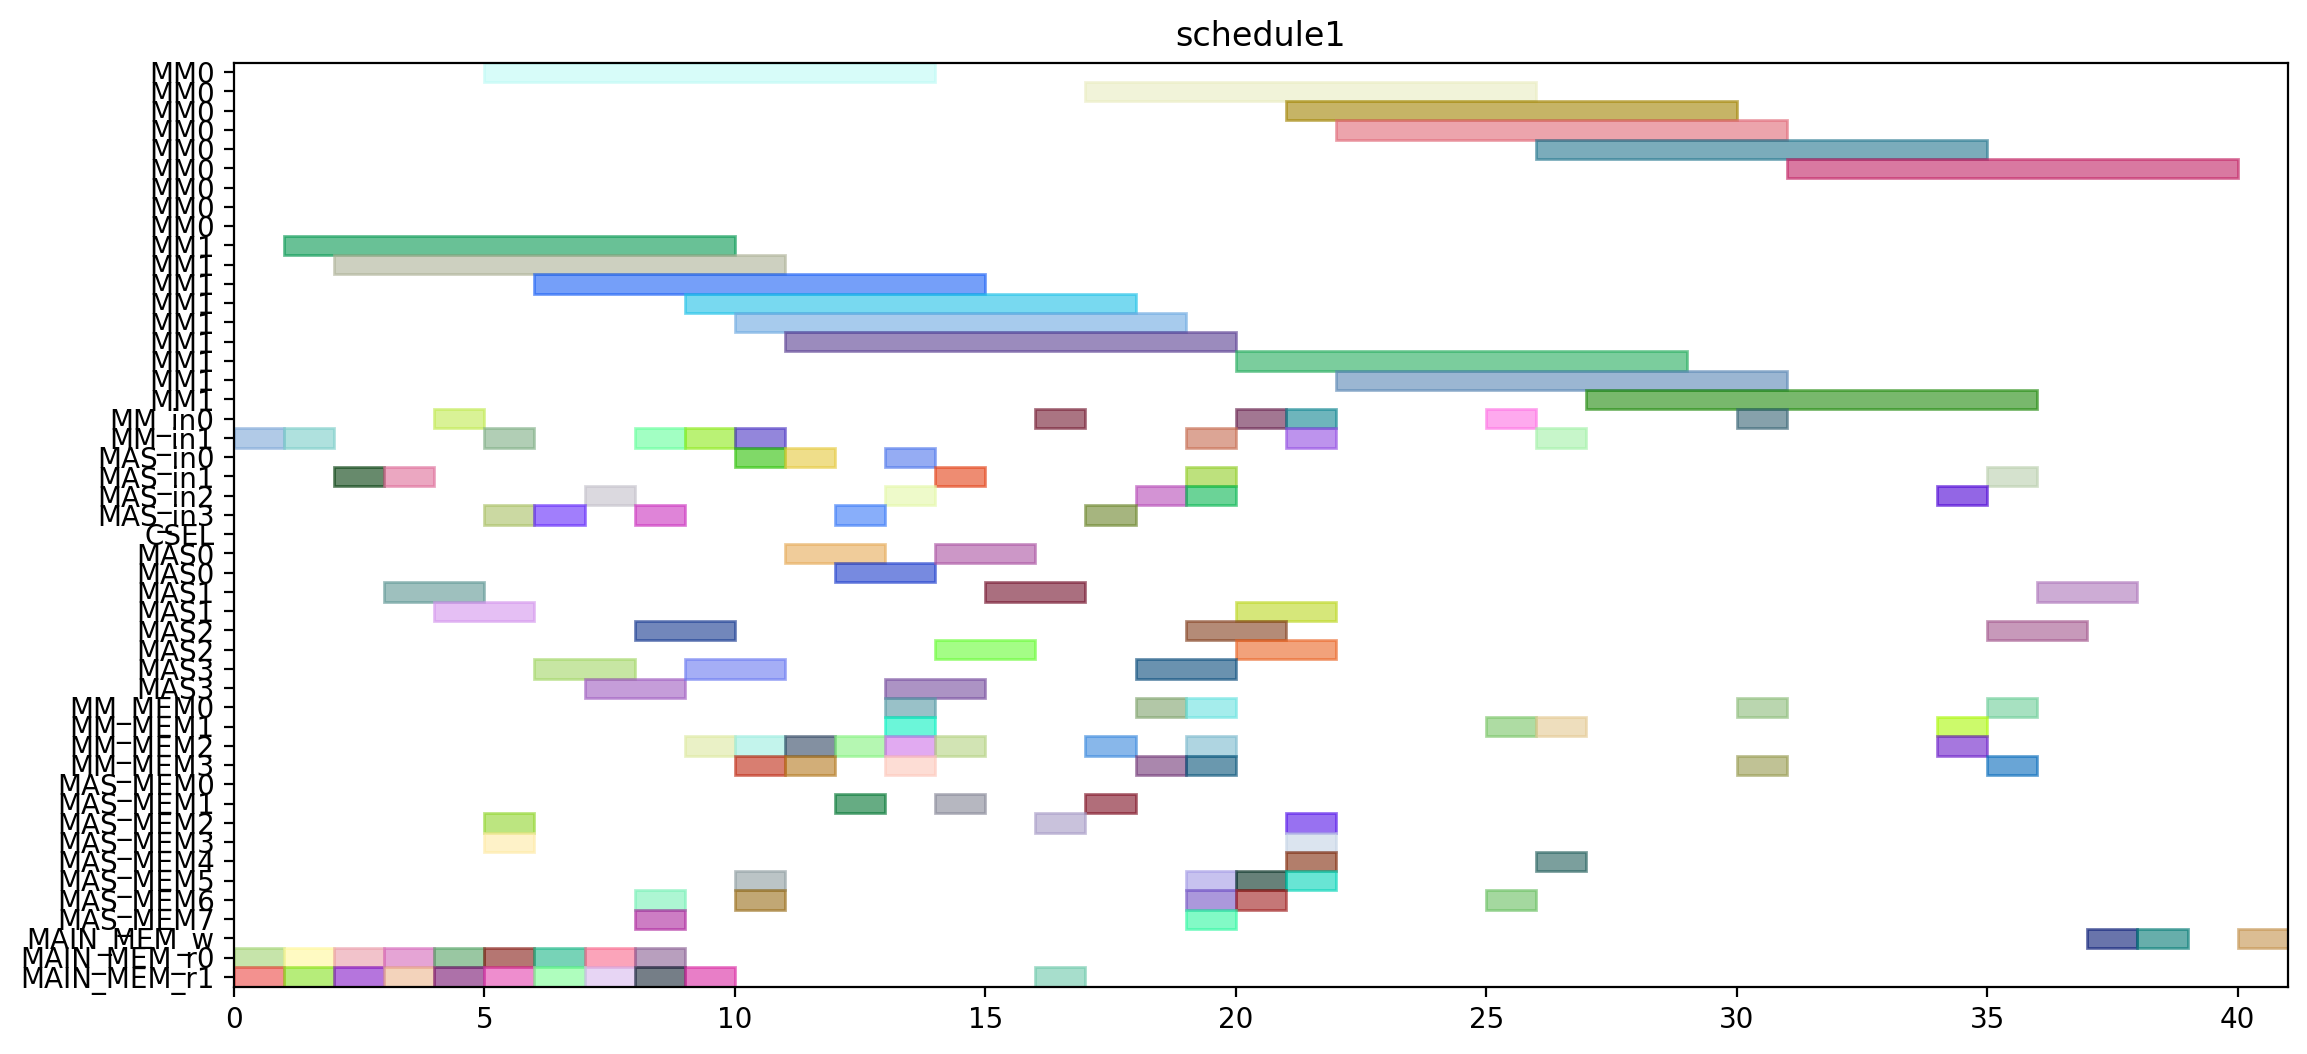

This figure's Python source:
from pyschedule import Scenario, solvers, plotters, alt


def solve():
	horizon = 151
	S = Scenario("schedule1", horizon=horizon)

	# resource
	MM = S.Resources('MM', num=2, size=9)
	MM_in = S.Resources('MM_in', num=2)
	MAS_in = S.Resources('MAS_in', num=4)
	CSEL = S.Resource('CSEL')
	MAS = S.Resources('MAS', num=4, size=2, periods=range(1, horizon))
	MM_MEM = S.Resources('MM_MEM', num=4)
	MAS_MEM = S.Resources('MAS_MEM', num=8)
	MAIN_MEM_w = S.Resource('MAIN_MEM_w', size=1)
	MAIN_MEM_r = S.Resources('MAIN_MEM_r', num=2)

	# result of previous scheduling
	t2_in = S.Task('t2_in', length=1, delay_cost=1)
	S += t2_in >= 0
	t2_in += MM_in[1]

	t2_mem0 = S.Task('t2_mem0', length=1, delay_cost=1)
	S += t2_mem0 >= 0
	t2_mem0 += MAIN_MEM_r[0]

	t2_mem1 = S.Task('t2_mem1', length=1, delay_cost=1)
	S += t2_mem1 >= 0
	t2_mem1 += MAIN_MEM_r[1]

	t0_in = S.Task('t0_in', length=1, delay_cost=1)
	S += t0_in >= 1
	t0_in += MM_in[1]

	t0_mem0 = S.Task('t0_mem0', length=1, delay_cost=1)
	S += t0_mem0 >= 1
	t0_mem0 += MAIN_MEM_r[0]

	t0_mem1 = S.Task('t0_mem1', length=1, delay_cost=1)
	S += t0_mem1 >= 1
	t0_mem1 += MAIN_MEM_r[1]

	t2 = S.Task('t2', length=9, delay_cost=1)
	S += t2 >= 1
	t2 += MM[1]

	t0 = S.Task('t0', length=9, delay_cost=1)
	S += t0 >= 2
	t0 += MM[1]

	t14_in = S.Task('t14_in', length=1, delay_cost=1)
	S += t14_in >= 2
	t14_in += MAS_in[1]

	t14_mem0 = S.Task('t14_mem0', length=1, delay_cost=1)
	S += t14_mem0 >= 2
	t14_mem0 += MAIN_MEM_r[0]

	t14_mem1 = S.Task('t14_mem1', length=1, delay_cost=1)
	S += t14_mem1 >= 2
	t14_mem1 += MAIN_MEM_r[1]

	t13_in = S.Task('t13_in', length=1, delay_cost=1)
	S += t13_in >= 3
	t13_in += MAS_in[1]

	t13_mem0 = S.Task('t13_mem0', length=1, delay_cost=1)
	S += t13_mem0 >= 3
	t13_mem0 += MAIN_MEM_r[0]

	t13_mem1 = S.Task('t13_mem1', length=1, delay_cost=1)
	S += t13_mem1 >= 3
	t13_mem1 += MAIN_MEM_r[1]

	t14 = S.Task('t14', length=2, delay_cost=1)
	S += t14 >= 3
	t14 += MAS[1]

	t13 = S.Task('t13', length=2, delay_cost=1)
	S += t13 >= 4
	t13 += MAS[1]

	t1_in = S.Task('t1_in', length=1, delay_cost=1)
	S += t1_in >= 4
	t1_in += MM_in[0]

	t1_mem0 = S.Task('t1_mem0', length=1, delay_cost=1)
	S += t1_mem0 >= 4
	t1_mem0 += MAIN_MEM_r[0]

	t1_mem1 = S.Task('t1_mem1', length=1, delay_cost=1)
	S += t1_mem1 >= 4
	t1_mem1 += MAIN_MEM_r[1]

	t1 = S.Task('t1', length=9, delay_cost=1)
	S += t1 >= 5
	t1 += MM[0]

	t15_in = S.Task('t15_in', length=1, delay_cost=1)
	S += t15_in >= 5
	t15_in += MM_in[1]

	t15_mem0 = S.Task('t15_mem0', length=1, delay_cost=1)
	S += t15_mem0 >= 5
	t15_mem0 += MAS_MEM[2]

	t15_mem1 = S.Task('t15_mem1', length=1, delay_cost=1)
	S += t15_mem1 >= 5
	t15_mem1 += MAS_MEM[3]

	t3_in = S.Task('t3_in', length=1, delay_cost=1)
	S += t3_in >= 5
	t3_in += MAS_in[3]

	t3_mem0 = S.Task('t3_mem0', length=1, delay_cost=1)
	S += t3_mem0 >= 5
	t3_mem0 += MAIN_MEM_r[0]

	t3_mem1 = S.Task('t3_mem1', length=1, delay_cost=1)
	S += t3_mem1 >= 5
	t3_mem1 += MAIN_MEM_r[1]

	t15 = S.Task('t15', length=9, delay_cost=1)
	S += t15 >= 6
	t15 += MM[1]

	t3 = S.Task('t3', length=2, delay_cost=1)
	S += t3 >= 6
	t3 += MAS[3]

	t4_in = S.Task('t4_in', length=1, delay_cost=1)
	S += t4_in >= 6
	t4_in += MAS_in[3]

	t4_mem0 = S.Task('t4_mem0', length=1, delay_cost=1)
	S += t4_mem0 >= 6
	t4_mem0 += MAIN_MEM_r[0]

	t4_mem1 = S.Task('t4_mem1', length=1, delay_cost=1)
	S += t4_mem1 >= 6
	t4_mem1 += MAIN_MEM_r[1]

	t4 = S.Task('t4', length=2, delay_cost=1)
	S += t4 >= 7
	t4 += MAS[3]

	t9_in = S.Task('t9_in', length=1, delay_cost=1)
	S += t9_in >= 7
	t9_in += MAS_in[2]

	t9_mem0 = S.Task('t9_mem0', length=1, delay_cost=1)
	S += t9_mem0 >= 7
	t9_mem0 += MAIN_MEM_r[0]

	t9_mem1 = S.Task('t9_mem1', length=1, delay_cost=1)
	S += t9_mem1 >= 7
	t9_mem1 += MAIN_MEM_r[1]

	t5_in = S.Task('t5_in', length=1, delay_cost=1)
	S += t5_in >= 8
	t5_in += MM_in[1]

	t5_mem0 = S.Task('t5_mem0', length=1, delay_cost=1)
	S += t5_mem0 >= 8
	t5_mem0 += MAS_MEM[6]

	t5_mem1 = S.Task('t5_mem1', length=1, delay_cost=1)
	S += t5_mem1 >= 8
	t5_mem1 += MAS_MEM[7]

	t8_in = S.Task('t8_in', length=1, delay_cost=1)
	S += t8_in >= 8
	t8_in += MAS_in[3]

	t8_mem0 = S.Task('t8_mem0', length=1, delay_cost=1)
	S += t8_mem0 >= 8
	t8_mem0 += MAIN_MEM_r[0]

	t8_mem1 = S.Task('t8_mem1', length=1, delay_cost=1)
	S += t8_mem1 >= 8
	t8_mem1 += MAIN_MEM_r[1]

	t9 = S.Task('t9', length=2, delay_cost=1)
	S += t9 >= 8
	t9 += MAS[2]

	t20_in = S.Task('t20_in', length=1, delay_cost=1)
	S += t20_in >= 9
	t20_in += MM_in[1]

	t20_mem0 = S.Task('t20_mem0', length=1, delay_cost=1)
	S += t20_mem0 >= 9
	t20_mem0 += MM_MEM[2]

	t20_mem1 = S.Task('t20_mem1', length=1, delay_cost=1)
	S += t20_mem1 >= 9
	t20_mem1 += MAIN_MEM_r[1]

	t5 = S.Task('t5', length=9, delay_cost=1)
	S += t5 >= 9
	t5 += MM[1]

	t8 = S.Task('t8', length=2, delay_cost=1)
	S += t8 >= 9
	t8 += MAS[3]

	t10_in = S.Task('t10_in', length=1, delay_cost=1)
	S += t10_in >= 10
	t10_in += MM_in[1]

	t10_mem0 = S.Task('t10_mem0', length=1, delay_cost=1)
	S += t10_mem0 >= 10
	t10_mem0 += MAS_MEM[6]

	t10_mem1 = S.Task('t10_mem1', length=1, delay_cost=1)
	S += t10_mem1 >= 10
	t10_mem1 += MAS_MEM[5]

	t18_in = S.Task('t18_in', length=1, delay_cost=1)
	S += t18_in >= 10
	t18_in += MAS_in[0]

	t18_mem0 = S.Task('t18_mem0', length=1, delay_cost=1)
	S += t18_mem0 >= 10
	t18_mem0 += MM_MEM[2]

	t18_mem1 = S.Task('t18_mem1', length=1, delay_cost=1)
	S += t18_mem1 >= 10
	t18_mem1 += MM_MEM[3]

	t20 = S.Task('t20', length=9, delay_cost=1)
	S += t20 >= 10
	t20 += MM[1]

	t10 = S.Task('t10', length=9, delay_cost=1)
	S += t10 >= 11
	t10 += MM[1]

	t16_in = S.Task('t16_in', length=1, delay_cost=1)
	S += t16_in >= 11
	t16_in += MAS_in[0]

	t16_mem0 = S.Task('t16_mem0', length=1, delay_cost=1)
	S += t16_mem0 >= 11
	t16_mem0 += MM_MEM[2]

	t16_mem1 = S.Task('t16_mem1', length=1, delay_cost=1)
	S += t16_mem1 >= 11
	t16_mem1 += MM_MEM[3]

	t18 = S.Task('t18', length=2, delay_cost=1)
	S += t18 >= 11
	t18 += MAS[0]

	t16 = S.Task('t16', length=2, delay_cost=1)
	S += t16 >= 12
	t16 += MAS[0]

	t19_in = S.Task('t19_in', length=1, delay_cost=1)
	S += t19_in >= 12
	t19_in += MAS_in[3]

	t19_mem0 = S.Task('t19_mem0', length=1, delay_cost=1)
	S += t19_mem0 >= 12
	t19_mem0 += MM_MEM[2]

	t19_mem1 = S.Task('t19_mem1', length=1, delay_cost=1)
	S += t19_mem1 >= 12
	t19_mem1 += MAS_MEM[1]

	t11_in = S.Task('t11_in', length=1, delay_cost=1)
	S += t11_in >= 13
	t11_in += MAS_in[2]

	t11_mem0 = S.Task('t11_mem0', length=1, delay_cost=1)
	S += t11_mem0 >= 13
	t11_mem0 += MM_MEM[0]

	t11_mem1 = S.Task('t11_mem1', length=1, delay_cost=1)
	S += t11_mem1 >= 13
	t11_mem1 += MM_MEM[3]

	t19 = S.Task('t19', length=2, delay_cost=1)
	S += t19 >= 13
	t19 += MAS[3]

	t6_in = S.Task('t6_in', length=1, delay_cost=1)
	S += t6_in >= 13
	t6_in += MAS_in[0]

	t6_mem0 = S.Task('t6_mem0', length=1, delay_cost=1)
	S += t6_mem0 >= 13
	t6_mem0 += MM_MEM[2]

	t6_mem1 = S.Task('t6_mem1', length=1, delay_cost=1)
	S += t6_mem1 >= 13
	t6_mem1 += MM_MEM[1]

	t11 = S.Task('t11', length=2, delay_cost=1)
	S += t11 >= 14
	t11 += MAS[2]

	t17_in = S.Task('t17_in', length=1, delay_cost=1)
	S += t17_in >= 14
	t17_in += MAS_in[1]

	t17_mem0 = S.Task('t17_mem0', length=1, delay_cost=1)
	S += t17_mem0 >= 14
	t17_mem0 += MM_MEM[2]

	t17_mem1 = S.Task('t17_mem1', length=1, delay_cost=1)
	S += t17_mem1 >= 14
	t17_mem1 += MAS_MEM[1]

	t6 = S.Task('t6', length=2, delay_cost=1)
	S += t6 >= 14
	t6 += MAS[0]

	t17 = S.Task('t17', length=2, delay_cost=1)
	S += t17 >= 15
	t17 += MAS[1]

	t23_in = S.Task('t23_in', length=1, delay_cost=1)
	S += t23_in >= 16
	t23_in += MM_in[0]

	t23_mem0 = S.Task('t23_mem0', length=1, delay_cost=1)
	S += t23_mem0 >= 16
	t23_mem0 += MAS_MEM[2]

	t23_mem1 = S.Task('t23_mem1', length=1, delay_cost=1)
	S += t23_mem1 >= 16
	t23_mem1 += MAIN_MEM_r[1]

	t23 = S.Task('t23', length=9, delay_cost=1)
	S += t23 >= 17
	t23 += MM[0]

	t7_in = S.Task('t7_in', length=1, delay_cost=1)
	S += t7_in >= 17
	t7_in += MAS_in[3]

	t7_mem0 = S.Task('t7_mem0', length=1, delay_cost=1)
	S += t7_mem0 >= 17
	t7_mem0 += MM_MEM[2]

	t7_mem1 = S.Task('t7_mem1', length=1, delay_cost=1)
	S += t7_mem1 >= 17
	t7_mem1 += MAS_MEM[1]

	t22_in = S.Task('t22_in', length=1, delay_cost=1)
	S += t22_in >= 18
	t22_in += MAS_in[2]

	t22_mem0 = S.Task('t22_mem0', length=1, delay_cost=1)
	S += t22_mem0 >= 18
	t22_mem0 += MM_MEM[0]

	t22_mem1 = S.Task('t22_mem1', length=1, delay_cost=1)
	S += t22_mem1 >= 18
	t22_mem1 += MM_MEM[3]

	t7 = S.Task('t7', length=2, delay_cost=1)
	S += t7 >= 18
	t7 += MAS[3]

	t12_in = S.Task('t12_in', length=1, delay_cost=1)
	S += t12_in >= 19
	t12_in += MAS_in[2]

	t12_mem0 = S.Task('t12_mem0', length=1, delay_cost=1)
	S += t12_mem0 >= 19
	t12_mem0 += MM_MEM[2]

	t12_mem1 = S.Task('t12_mem1', length=1, delay_cost=1)
	S += t12_mem1 >= 19
	t12_mem1 += MAS_MEM[5]

	t21_in = S.Task('t21_in', length=1, delay_cost=1)
	S += t21_in >= 19
	t21_in += MAS_in[1]

	t21_mem0 = S.Task('t21_mem0', length=1, delay_cost=1)
	S += t21_mem0 >= 19
	t21_mem0 += MM_MEM[0]

	t21_mem1 = S.Task('t21_mem1', length=1, delay_cost=1)
	S += t21_mem1 >= 19
	t21_mem1 += MM_MEM[3]

	t22 = S.Task('t22', length=2, delay_cost=1)
	S += t22 >= 19
	t22 += MAS[2]

	t28_in = S.Task('t28_in', length=1, delay_cost=1)
	S += t28_in >= 19
	t28_in += MM_in[1]

	t28_mem0 = S.Task('t28_mem0', length=1, delay_cost=1)
	S += t28_mem0 >= 19
	t28_mem0 += MAS_MEM[6]

	t28_mem1 = S.Task('t28_mem1', length=1, delay_cost=1)
	S += t28_mem1 >= 19
	t28_mem1 += MAS_MEM[7]

	t12 = S.Task('t12', length=2, delay_cost=1)
	S += t12 >= 20
	t12 += MAS[2]

	t21 = S.Task('t21', length=2, delay_cost=1)
	S += t21 >= 20
	t21 += MAS[1]

	t25_in = S.Task('t25_in', length=1, delay_cost=1)
	S += t25_in >= 20
	t25_in += MM_in[0]

	t25_mem0 = S.Task('t25_mem0', length=1, delay_cost=1)
	S += t25_mem0 >= 20
	t25_mem0 += MAS_MEM[6]

	t25_mem1 = S.Task('t25_mem1', length=1, delay_cost=1)
	S += t25_mem1 >= 20
	t25_mem1 += MAS_MEM[5]

	t28 = S.Task('t28', length=9, delay_cost=1)
	S += t28 >= 20
	t28 += MM[1]

	t25 = S.Task('t25', length=9, delay_cost=1)
	S += t25 >= 21
	t25 += MM[0]

	t27_in = S.Task('t27_in', length=1, delay_cost=1)
	S += t27_in >= 21
	t27_in += MM_in[1]

	t27_mem0 = S.Task('t27_mem0', length=1, delay_cost=1)
	S += t27_mem0 >= 21
	t27_mem0 += MAS_MEM[4]

	t27_mem1 = S.Task('t27_mem1', length=1, delay_cost=1)
	S += t27_mem1 >= 21
	t27_mem1 += MAS_MEM[3]

	t29_in = S.Task('t29_in', length=1, delay_cost=1)
	S += t29_in >= 21
	t29_in += MM_in[0]

	t29_mem0 = S.Task('t29_mem0', length=1, delay_cost=1)
	S += t29_mem0 >= 21
	t29_mem0 += MAS_MEM[2]

	t29_mem1 = S.Task('t29_mem1', length=1, delay_cost=1)
	S += t29_mem1 >= 21
	t29_mem1 += MAS_MEM[5]

	t27 = S.Task('t27', length=9, delay_cost=1)
	S += t27 >= 22
	t27 += MM[1]

	t29 = S.Task('t29', length=9, delay_cost=1)
	S += t29 >= 22
	t29 += MM[0]


	# new tasks
	t24 = S.Task('t24', length=9, delay_cost=1)
	t24 += alt(MM)
	t24_in = S.Task('t24_in', length=1, delay_cost=1)
	t24_in += alt(MM_in)
	S += t24_in*MM_in[0]<=t24*MM[0]
	S += t24_in*MM_in[1]<=t24*MM[1]
	t24_mem0 = S.Task('t24_mem0', length=1, delay_cost=1)
	t24_mem0 += MAS_MEM[4]
	S += 21 < t24_mem0
	S += t24_mem0 <= t24

	t24_mem1 = S.Task('t24_mem1', length=1, delay_cost=1)
	t24_mem1 += MM_MEM[1]
	S += 25 < t24_mem1
	S += t24_mem1 <= t24

	t26 = S.Task('t26', length=9, delay_cost=1)
	t26 += alt(MM)
	t26_in = S.Task('t26_in', length=1, delay_cost=1)
	t26_in += alt(MM_in)
	S += t26_in*MM_in[0]<=t26*MM[0]
	S += t26_in*MM_in[1]<=t26*MM[1]
	t26_mem0 = S.Task('t26_mem0', length=1, delay_cost=1)
	t26_mem0 += MAS_MEM[6]
	S += 14 < t26_mem0
	S += t26_mem0 <= t26

	t26_mem1 = S.Task('t26_mem1', length=1, delay_cost=1)
	t26_mem1 += MM_MEM[1]
	S += 25 < t26_mem1
	S += t26_mem1 <= t26

	PZ_new = S.Task('PZ_new', length=9, delay_cost=1)
	PZ_new += alt(MM)
	PZ_new_in = S.Task('PZ_new_in', length=1, delay_cost=1)
	PZ_new_in += alt(MM_in)
	S += PZ_new_in*MM_in[0]<=PZ_new*MM[0]
	S += PZ_new_in*MM_in[1]<=PZ_new*MM[1]
	S += 0<PZ_new

	PZ_new_w = S.Task('PZ_new_w', length=1, delay_cost=1)
	PZ_new_w += alt(MAIN_MEM_w)
	S += PZ_new <= PZ_new_w

	PZ_new_mem0 = S.Task('PZ_new_mem0', length=1, delay_cost=1)
	PZ_new_mem0 += MM_MEM[0]
	S += 30 < PZ_new_mem0
	S += PZ_new_mem0 <= PZ_new

	PZ_new_mem1 = S.Task('PZ_new_mem1', length=1, delay_cost=1)
	PZ_new_mem1 += MM_MEM[3]
	S += 28 < PZ_new_mem1
	S += PZ_new_mem1 <= PZ_new

	PX_new = S.Task('PX_new', length=2, delay_cost=1)
	PX_new += alt(MAS)
	PX_new_in = S.Task('PX_new_in', length=1, delay_cost=1)
	PX_new_in += alt(MAS_in)
	S += PX_new_in*MAS_in[0]<=PX_new*MAS[0]

	S += PX_new_in*MAS_in[1]<=PX_new*MAS[1]

	S += PX_new_in*MAS_in[2]<=PX_new*MAS[2]

	S += PX_new_in*MAS_in[3]<=PX_new*MAS[3]

	S += 0<PX_new

	PX_new_w = S.Task('PX_new_w', length=1, delay_cost=1)
	PX_new_w += alt(MAIN_MEM_w)
	S += PX_new <= PX_new_w

	PX_new_mem0 = S.Task('PX_new_mem0', length=1, delay_cost=1)
	PX_new_mem0 += MM_MEM[0]
	S += 29 < PX_new_mem0
	S += PX_new_mem0 <= PX_new

	PX_new_mem1 = S.Task('PX_new_mem1', length=1, delay_cost=1)
	PX_new_mem1 += alt(MM_MEM)
	S += (t24*MM[0])-1 < PX_new_mem1*MM_MEM[1]
	S += (t24*MM[1])-1 < PX_new_mem1*MM_MEM[3]
	S += PX_new_mem1 <= PX_new

	PY_new = S.Task('PY_new', length=2, delay_cost=1)
	PY_new += alt(MAS)
	PY_new_in = S.Task('PY_new_in', length=1, delay_cost=1)
	PY_new_in += alt(MAS_in)
	S += PY_new_in*MAS_in[0]<=PY_new*MAS[0]

	S += PY_new_in*MAS_in[1]<=PY_new*MAS[1]

	S += PY_new_in*MAS_in[2]<=PY_new*MAS[2]

	S += PY_new_in*MAS_in[3]<=PY_new*MAS[3]

	S += 0<PY_new

	PY_new_w = S.Task('PY_new_w', length=1, delay_cost=1)
	PY_new_w += alt(MAIN_MEM_w)
	S += PY_new <= PY_new_w

	PY_new_mem0 = S.Task('PY_new_mem0', length=1, delay_cost=1)
	PY_new_mem0 += MM_MEM[2]
	S += 30 < PY_new_mem0
	S += PY_new_mem0 <= PY_new

	PY_new_mem1 = S.Task('PY_new_mem1', length=1, delay_cost=1)
	PY_new_mem1 += alt(MM_MEM)
	S += (t26*MM[0])-1 < PY_new_mem1*MM_MEM[1]
	S += (t26*MM[1])-1 < PY_new_mem1*MM_MEM[3]
	S += PY_new_mem1 <= PY_new

	solvers.mip.solve(S,msg=1,kind='CPLEX',ratio_gap=1.01)

	solution = [['hoge']*len(S.solution()[1]) for i in range(len(S.solution()))]
	for i in range(len(S.solution())):
		for j in range(len(S.solution()[i])):
			solution[i][j]=str(S.solution()[i][j])
	print(solution)

	cycles = int(solution[-1][3])

	pic_file_name = "/mnt/rose/usr1/fukuda/ABE/multiRAM_multiMAS_16mux/scheduling_result/stage9MM2_stage2MAS4/EP_ADD_A_0/schedule1.png"
	if(S.solution() != []):
		plotters.matplotlib.plot(S,img_filename=pic_file_name, show_task_labels=False, fig_size=(cycles*0.25+3, 6))

	return solution
